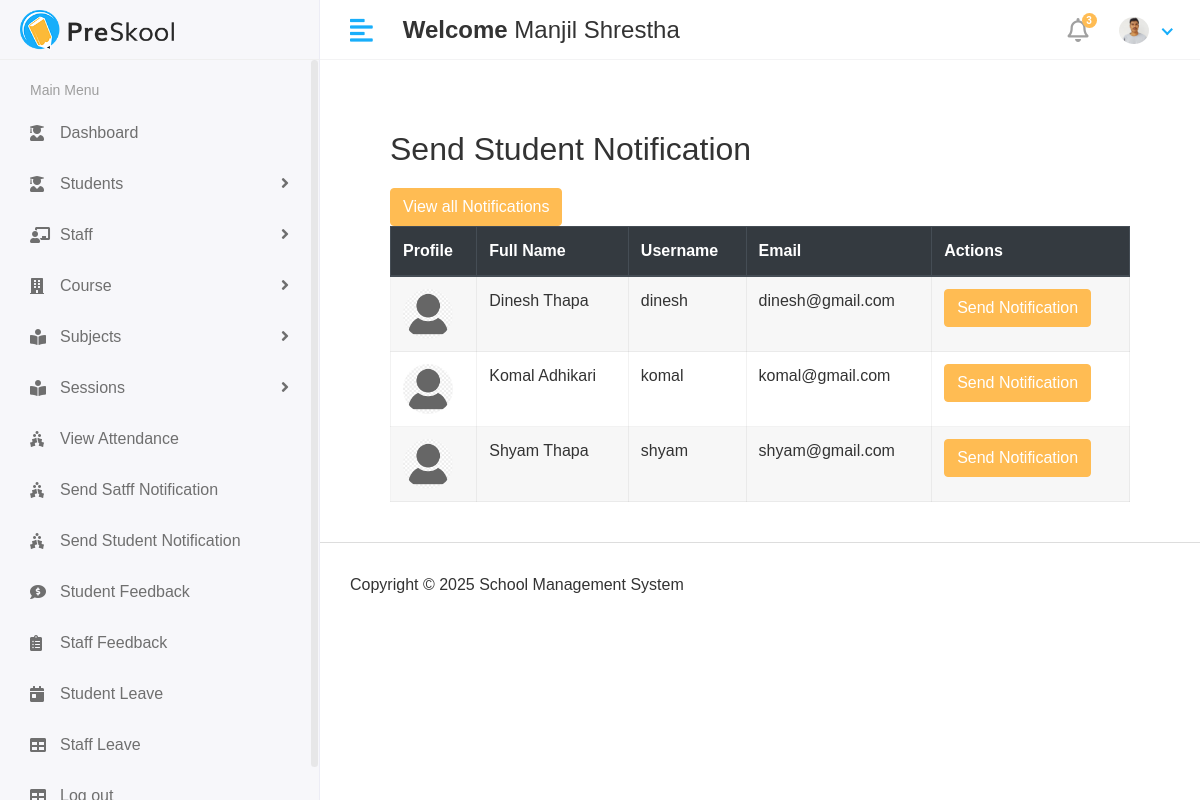
Page /Hod/Student/send_notification (signed in) on the committed database.
### app/models.py (models this page shows, shortened)
class CustomUser(AbstractUser):
   USER= (
      (1,'hod'),
      (2,'staff'),
      (3,'student'),
    )
   user_type=models.CharField(choices=USER,max_length=50,default=1)
   profile_pic = models.ImageField(upload_to='media/profile_pics')

class student(models.Model):
    admin = models.OneToOneField(CustomUser, on_delete=models.DO_NOTHING)
    address = models.TextField()
    gender = models.CharField(max_length=10)
    phone_number = models.CharField(max_length=15, default='')
    course_id = models.ForeignKey(course, on_delete=models.DO_NOTHING)
    session_year_id = models.ForeignKey(session_year, on_delete=models.DO_NOTHING)
    created_at = models.DateField(auto_now_add=True)
    updated_at = models.DateField(auto_now=True)

### school_management_system/Hod_Views.py (the view)
# urls.py: path('Hod/Student/send_notification',Hod_Views.send_student_notification,name='send_student_notification'),
@login_required(login_url='/')
def send_student_notification(request):
    students = student.objects.all()
    see_notification = student_notification.objects.all().order_by('-id')[0:5]
    context = {
        'students': students,
        'see_notification': see_notification,
    }
    return render(request, 'Hod/send_student_notification.html',context)

### templates/Hod/send_student_notification.html (shortened to what this page needs)
{% extends 'base.html' %}
{%load static%}
{% block content%}
<div class="container" style="padding: 40px; font-family: Arial, sans-serif;">
    <h2 style="color: #333; margin-bottom: 20px;">Send Student Notification</h2>
    <button type="button" class="btn btn-primary" data-toggle="modal" data-target="#exampleModal">
     View all Notifications
    </button>
    <div class="table-responsive">
        <table id="studentTable" class="table table-striped table-bordered" style="width: 100%; background: #fff;">
            <thead class="thead-dark">
                <tr>
                    <th>Profile</th>
                    <th>Full Name</th>
                    <th>Username</th>
                    <th>Email</th>
                    <th>Actions</th>
                </tr>
            </thead>
            <tbody>
                {% for i in students %}
                <tr>
                    <td>
                        {% if i.admin.profile_pic %}
                            <img src="{{ i.admin.profile_pic.url }}" width="50" height="50" class="rounded-circle">
                        {% else %}
                            No Image
                        {% endif %}
                    </td>
                    <td>{{ i.admin.first_name }} {{ i.admin.last_name }}</td>
                    <td>{{ i.admin.username }}</td>
                    <td>{{ i.admin.email }}</td>
                    <td>
                       <button type="button" class="btn btn-primary" data-toggle="modal" data-target="#send_student_notification-{{forloop.counter}}">
                       Send Notification
                        </button>
                    </td>
                </tr>
                {% endfor %}
            </tbody>
        </table>
    </div>
</div>
{%endblock%}

### templates/includes/header.html (shortened to what this page needs)
{% load static %}
<div class="header">
            <div class="header-left">
               <a href="" class="logo">
               <img src="{% static 'assets/img/logo.png'%}" alt="Logo">
               </a>
            </div>
            <a href="javascript:void(0);" id="toggle_btn">
            <i class="fas fa-align-left"></i>
            </a>
            <div class="top-nav-search mt-3" >
               <h4><strong>Welcome</strong>&nbsp;<span>{{user.first_name}} {{user.last_name}}</span></h4>
            </div>
            <ul class="nav user-menu">
               <li class="nav-item dropdown noti-dropdown">
                  <a href="#" class="dropdown-toggle nav-link" data-toggle="dropdown">
                  <i class="far fa-bell"></i> <span class="badge badge-pill">3</span>
                  </a>
               </li>
               <li class="nav-item dropdown has-arrow">
                  <a href="#" class="dropdown-toggle nav-link" data-toggle="dropdown">
                    <span class="user-img">
                     {% if user.profile_pic and user.profile_pic.url %}
                        <span class="user-img">
                           <img class="rounded-circle" src="{{ user.profile_pic.url }}" width="30" alt="Profile">
                        </span>
                     {% else %}
                        <span class="user-img">
                           <img class="rounded-circle" src="{% static 'assets/img/noimg.png' %}" width="30" alt="Profile">
                           <span class="status online"></span>
                        </span>
                     {% endif %}
                                 </span>
                  </a>
               </li>
            </ul>
         </div>

### static/assets/css/style.css (style rules this page uses)
html { height: 100%; }
body { background-color: #fff; color: #333; font-family: 'Poppins', sans-serif; font-size: 1rem; height: 100%; line-height: 1.5; overflow-x: hidden; }
h1, h2, h3, h4, h5, h6 { font-family: 'Poppins', sans-serif; margin-top: 0; }
a { color: #009ce7; }
input, button, a { transition: all 0.4s ease; -moz-transition: all 0.4s ease; -o-transition: all 0.4s ease; -ms-transition: all 0.4s ease; -webkit-transition: all 0.4s ease; }
input, input:focus, button, button:focus { outline: none; }
ul, ol { padding: 0px; list-style: none; }
.table { color: #333; max-width: 100%; margin-bottom: 0; width: 100%; }
.table-striped > tbody > tr:nth-of-type(2n+1) { background-color: #f8f9fa; }
.table thead tr th { font-weight: 600; }
.table tbody tr { border-bottom: 1px solid rgba(0, 0, 0, 0.05); }
.table-striped thead tr { border-color: transparent; }
.table-striped tbody tr { border-color: transparent; }
.table-striped tbody tr:nth-of-type(even) { background-color: rgba(255, 255, 255, 0.3); }
.table-striped tbody tr:nth-of-type(odd) { background-color: rgba(235, 235, 235, 0.4); }
.table-bordered { border: 1px solid rgba(0, 0, 0, 0.05) !important; }
.table-bordered th, .table-bordered td { border-color: rgba(0, 0, 0, 0.05); }
.btn-primary { background-color: #FFBC53; border: 1px solid #FFBC53; }
.header { background-color: #fff; border-bottom: 1px solid #f3f3f4; left: 0; position: fixed; right: 0; top: 0; z-index: 1001; height: 60px; }
.header .header-left { float: left; height: 60px; padding: 0 20px; position: relative; width: 320px; z-index: 1; transition: all 0.2s ease-in-out; background-color: #f7f7fa; border-bottom: 1px solid #efefef; border-right: 1px solid #ececf5; display: flex; align-items: center; }
.header .header-left .logo { display: inline-block; line-height: 60px; }
.header .header-left .logo img { max-height: 40px; width: auto; }
.header .dropdown-toggle:after { display: none; }
.header .has-arrow .dropdown-toggle:after { border-top: 0; border-left: 0; border-bottom: 2px solid #18aefa; border-right: 2px solid #18aefa; content: ''; height: 8px; display: inline-block; pointer-events: none; -webkit-transform-origin: 66% 66%; -ms-transform-origin: 66% 66%; transform-origin: 66% 66%; -webkit-transform: rotate(45deg); -ms-transform: rotate(45deg); transform: rotate(45deg); -webkit-transition: all 0.15s ease-in-out; transition: all 0.15s ease-in-out; width: 8px; vertical-align: 0px; }
.user-menu { float: right; margin: 0; position: relative; z-index: 99; padding-right: 15px; }
.user-menu.nav > li > a { color: #a0a0a0; font-size: 14px; line-height: 58px; padding: 0 15px; height: 60px; }
.user-img { margin-right: 3px; position: relative; }
.top-nav-search { float: left; margin-left: 15px; }
.user-menu.nav > li > a .badge { background-color: #FFBC53; display: block; font-size: 10px; font-weight: bold; height: 15px; width: 15px; position: absolute; right: 7px; top: 13px; color: #fff; padding: 3px; }
.user-menu.nav > li > a > i { font-size: 1.5rem; line-height: 60px; }
@media (min-width: 992px) { #toggle_btn { align-items: center; color: #18aefa; display: inline-flex; float: left; font-size: 26px; height: 60px; justify-content: center; margin-left: 15px; padding: 0 15px; } }

### rows in the picture
CustomUser: first_name "Manjil", last_name "Shrestha", profile_pic (picture)
student: admin.profile_pic (placeholder picture), admin.first_name "Dinesh", admin.last_name "Thapa", admin.username "dinesh", admin.email "dinesh@gmail.com"
student: admin.profile_pic (placeholder picture), admin.first_name "Komal", admin.last_name "Adhikari", admin.username "komal", admin.email "komal@gmail.com"
student: admin.profile_pic (placeholder picture), admin.first_name "Shyam", admin.last_name "Thapa", admin.username "shyam", admin.email "shyam@gmail.com"
